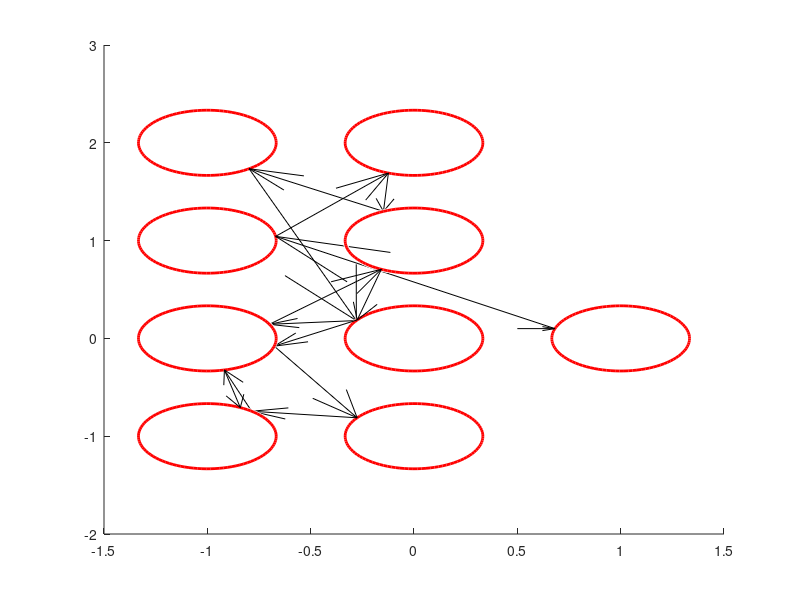

Write the MATLAB code that produced this figure.
% Ross Rucho
% ratrucho@gmail.com
% 06/15/2020
% GroupProject1.m
%
%{
This script numerically computes the answer to question 6 from homework 1.
Utilizing the physics of the photon's behavior as it travels through space
and interacts with various mirrors, this script iteratively computes the
updated position and velocity of the photon at time steps on the order of
machine precision (i.e., 10e-13 because the final time value equals 1.0e1).
With the initial conditions given in the problem, this script computes the
predicted location of the photon after 10s of time have elapsed.

Computing 1.0e15 iterations of the while loop in this script was extremely
computationally intensive, and in order to have time steps equal to 1.0e-13,
several conditions needed to be added to speed up the computation time for
this software. This explains the addition of initial checks to determine if
the photon is very far from the nearest mirror (i.e., > 1.5e-10 time steps
away). If the photon is this far away from the nearest mirror, then a large
step is taken so that trivial computation can be avoided. Additionally,
these larger time steps help to improve the accuracy of the solution
slightly by incrementing position with the most significant digits of the
velocity vector whenever possible. The more significant digits of the
velocity vector are more likely to remain correct longer than the less
significant digits.

Unfortunately, the current analytical solution for this problem makes this
an illconditioned problem, and therefore, any numerical solutions are
unlikely to be accurate after several iterations. Even with exact
relationships for the physics of this problem, this numerical
implementation amplifies the error in each iteration until, if given enough
time, no accuracy will remain.

For the problem as specified in the homework assignment and as implemented
in this script, the condition number is on the order of (1.0e10). This
means that any error in the input of this algorithm will be amplified to
(1.0e10) times greater in the output of this algorithm. This can be seen by
adding an error on the order of (1.0e-10, 1.0e-11, 1.0e-12, etc.) to the
input and observing that the output differs from the original output by
(1.0e0, 1.0e-1, 1.0e-2, etc.).
%}


%% HW 1 Problem 6 
% Define initial parameters
x0 = [0.5 ; 0.1];
%x0 = [0.5 ; 0.1] + (1.0e-12);
xp0 = [1.0; 0.0];
t0 = 0.0;
dt = 1.0e-13;
mirror_width = (1.0/3.0);

% Initialize model variables with the initial parameters
X = x0;
Xp = xp0;
t = t0;

% Define some plot variables
X_prev = x0;
figure(1);
%figure(2);
hold on

while t < 10.0
    % Calculate the vector from the center of the nearest mirror to the
    % photon
    r = X - round(X);
    
    % Check to see if the photon has collided with a mirror
    if norm(r) > mirror_width + (1.0e-1) && (t + (0.9e-1)) < 10.0
        X = X + Xp.*(0.9e-1);
        t = t + (0.9e-1);
    elseif norm(r) > mirror_width + (1.0e-2) && (t + (0.9e-2)) < 10.0
        X = X + Xp.*(0.9e-2);
        t = t + (0.9e-2);
    elseif norm(r) > mirror_width + (1.0e-3) && (t + (0.9e-3)) < 10.0
        X = X + Xp.*(0.9e-3);
        t = t + (0.9e-3);
    elseif norm(r) > mirror_width + (1.0e-4) && (t + (0.9e-4)) < 10.0
        X = X + Xp.*(0.9e-4);
        t = t + (0.9e-4);
    elseif norm(r) > mirror_width + (1.0e-5) && (t + (0.9e-5)) < 10.0
        X = X + Xp.*(0.9e-5);
        t = t + (0.9e-5);
    elseif norm(r) > mirror_width + (1.0e-6) && (t + (0.9e-6)) < 10.0
        X = X + Xp.*(0.9e-6);
        t = t + (0.9e-6);
    elseif norm(r) > mirror_width + (1.0e-7) && (t + (0.9e-7)) < 10.0
        X = X + Xp.*(0.9e-7);
        t = t + (0.9e-7);
    elseif norm(r) > mirror_width + (1.0e-8) && (t + (0.9e-8)) < 10.0
        X = X + Xp.*(0.9e-8);
        t = t + (0.9e-8);
    elseif norm(r) > mirror_width + (1.0e-9) && (t + (0.9e-9)) < 10.0
        X = X + Xp.*(0.9e-9);
        t = t + (0.9e-9);
    elseif norm(r) > mirror_width + (1.0e-10) && (t + (0.9e-10)) < 10.0
        X = X + Xp.*(0.9e-10);
        t = t + (0.9e-10);
    elseif norm(r) > mirror_width + (1.0e-11) && (t + (0.9e-11)) < 10.0
        X = X + Xp.*(0.9e-11);
        t = t + (0.9e-11);
    elseif norm(r) > mirror_width + (1.0e-12) && (t + (0.9e-12)) < 10.0
        X = X + Xp.*(0.9e-12);
        t = t + (0.9e-12);
    elseif norm(r) <= mirror_width % Collision
        % Begin to add another collision to the plot
        viscircles( round(X)', mirror_width);
        quiver( X_prev(1),X_prev(2),X(1)-X_prev(1),X(2)-X_prev(2), 0,'k');
        X_prev = X;
        
        % Compute the dot product of the velocity with
        % the negative of the normalized r vector
        r_norm_neg = -r./norm(r);
        impact_product = transpose(Xp)*(r_norm_neg);
        
        % Determine the type of impact
        if impact_product==1 % Photon velocity is exactly orthogonal to the mirror
            Xp = -Xp;
        elseif impact_product~=0 % Photon velocity is not tangent nor orthogonal to the mirror
            % Compute the angle of rotation induced by the impact
            impact_cross = cross( [ Xp(1);Xp(2);0 ],[ r_norm_neg(1);r_norm_neg(2);0 ] );
            impact_angle = 2*asin( impact_cross(3) );
            
            % Compute the updated velocity vector using the impact angle
            % performing rotation via complex multiplication
            Xp_complex = -( exp(1i*impact_angle)*complex( Xp(1),Xp(2)) );
            Xp = [ real( Xp_complex );imag( Xp_complex ) ];
        end
    else

    end
    
    % Update the position and the current time
    X = X + Xp.*dt;
    t = t + dt;
end

disp(X)
disp(norm(X))

hold off
